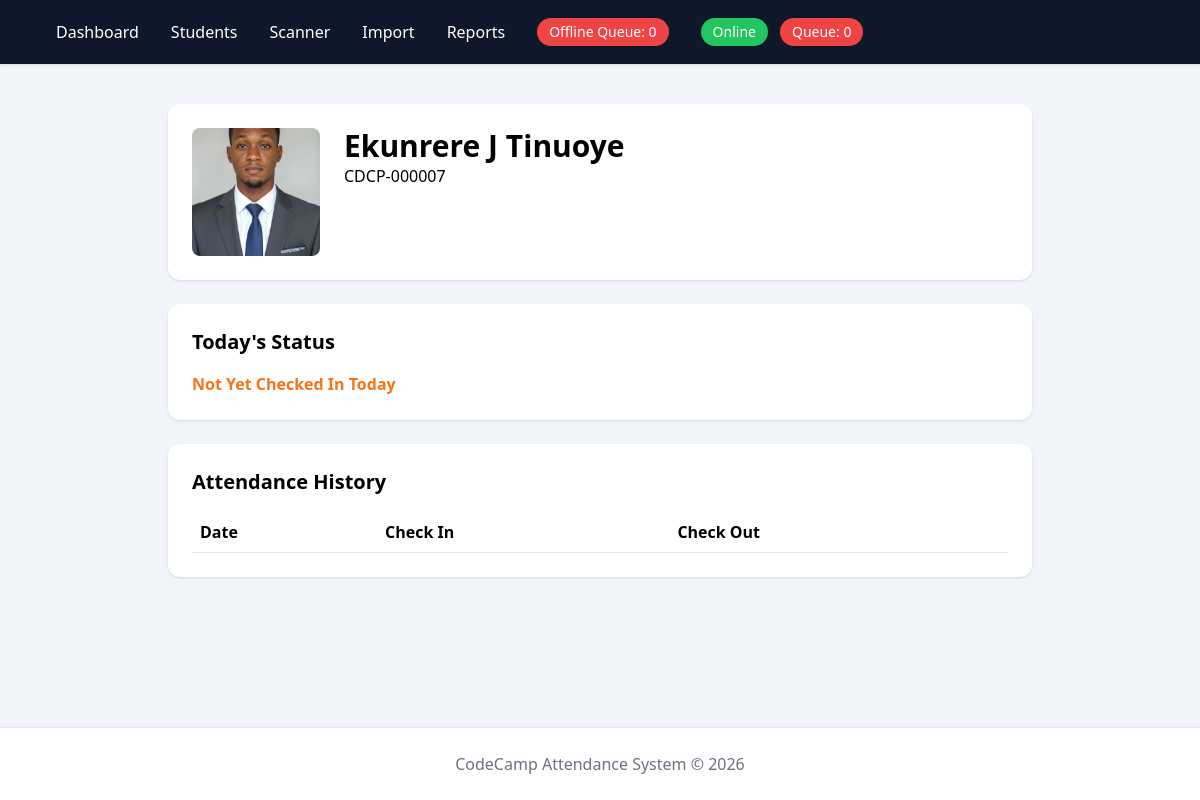
Page /students/parent/0tgqU-GEfM47_BsCq4JwQw/ on the earlier database version.
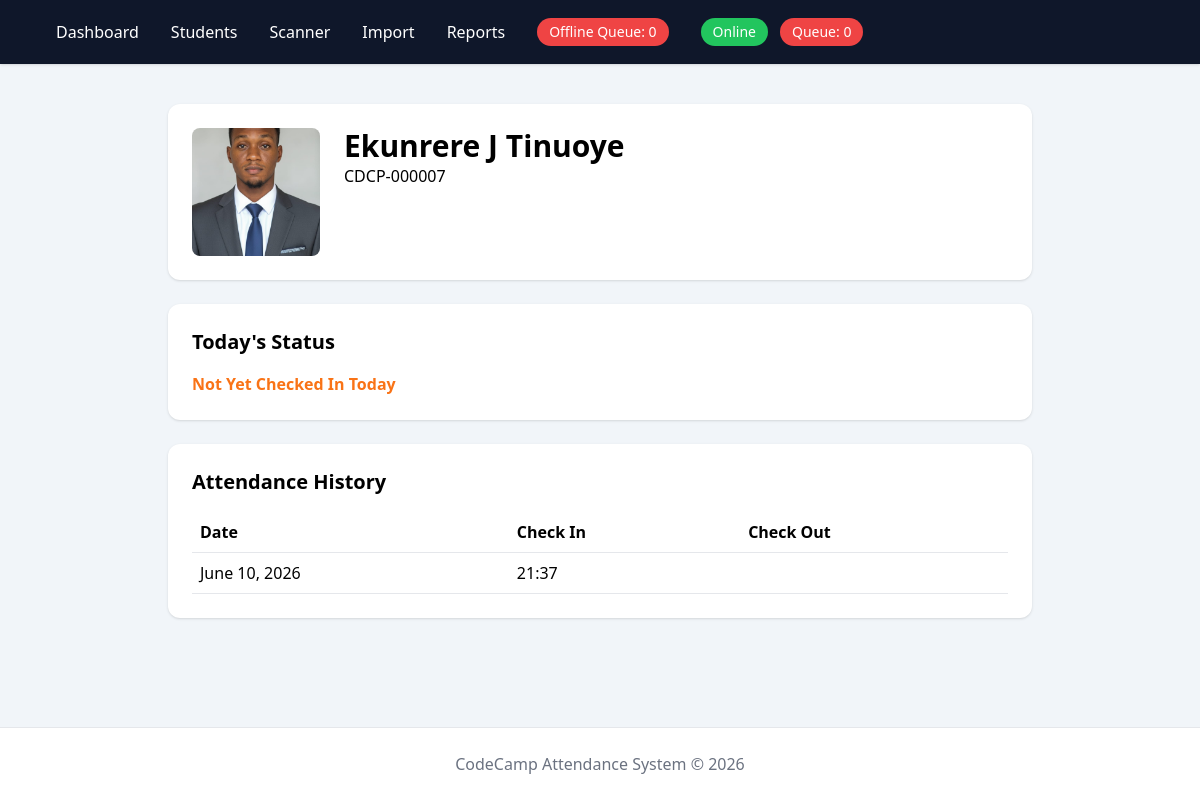
Same page on the later database version.
### apps/attendance/models.py (models this page shows, shortened)
class Attendance(models.Model):
    student = models.ForeignKey(
        Student,
        on_delete=models.CASCADE
    )
    total_students = Student.objects.count()
    date = models.DateField()
    check_in = models.DateTimeField(
        null=True,
        blank=True
    )
    check_out = models.DateTimeField(
        null=True,
        blank=True
    )
    created_at = models.DateTimeField(
        auto_now_add=True
    )
    class Meta:
        unique_together = (
            "student",
            "date"
        )

### apps/students/views.py (the view)
def parent_portal(request, token):
    student = get_object_or_404(
        Student,
        portal_token=token
    )
    today = timezone.localdate()
    attendance = (
        Attendance.objects
        .filter(
            student=student,
            date=today
        )
        .first()
    )
    history = (
        Attendance.objects
        .filter(student=student)
        .order_by("-date")[:30]
    )
    context = {
        "student": student,
        "attendance": attendance,
        "history": history
    }
    return render(
        request,
        "students/parent_portal.html",
        context
    )

### templates/students/parent_portal.html (shortened to what this page needs)
{% extends "base.html" %}
{% block content %}
<div class="max-w-4xl mx-auto py-10 px-4">
    <div class="bg-white rounded-xl shadow p-6">
        <div class="flex gap-6">
            {% if student.photo %}
            <img
                src="{{ student.photo.url }}"
                alt="{{ student.first_name }} {{ student.last_name }} photo"
                title="{{ student.first_name }} {{ student.last_name }}"
                class="w-32 h-32 rounded-lg object-cover"
            />
            {% endif %}
            <div>
                <h1 class="text-3xl font-bold">
                    {{ student.first_name }}
                    {{ student.last_name }}
                </h1>
                <p>
                    {{ student.student_id }}
                </p>
            </div>
        </div>
    </div>
    <div class="bg-white rounded-xl shadow p-6 mt-6">
        <h2 class="text-xl font-bold mb-4">
            Today's Status
        </h2>
        {% if attendance %}
            {% if attendance.check_in and not attendance.check_out %}
                <div class="text-green-600 font-bold text-2xl">
                    IN CENTER
                </div>
            {% elif attendance.check_out %}
                <div class="text-red-600 font-bold text-2xl">
                    CHECKED OUT
                </div>
            {% endif %}
            <div class="mt-4">
                <p>
                    Check In:
                    {{ attendance.check_in|date:"H:i" }}
                </p>
                <p>
                    Check Out:
                    {{ attendance.check_out|date:"H:i" }}
                </p>
            </div>
        {% else %}
            <div class="text-orange-500 font-bold">
                Not Yet Checked In Today
            </div>
        {% endif %}
    </div>
    <div class="bg-white rounded-xl shadow p-6 mt-6">
        <h2 class="text-xl font-bold mb-4">
            Attendance History
        </h2>
        <table class="w-full">
            <thead>
                <tr class="border-b">
                    <th class="text-left p-2">Date</th>
                    <th class="text-left p-2">Check In</th>
                    <th class="text-left p-2">Check Out</th>
                </tr>
            </thead>
            <tbody>
            {% for item in history %}
                <tr class="border-b">
                    <td class="p-2">
                        {{ item.date }}
                    </td>
                    <td class="p-2">
                        {{ item.check_in|date:"H:i" }}
                    </td>
                    <td class="p-2">
                    </td>
                </tr>
            {% endfor %}
            </tbody>
        </table>
    </div>
</div>
{% endblock %}

Differences in the rows shown:
added Attendance: date "June 10, 2026", check_in "21:37"
